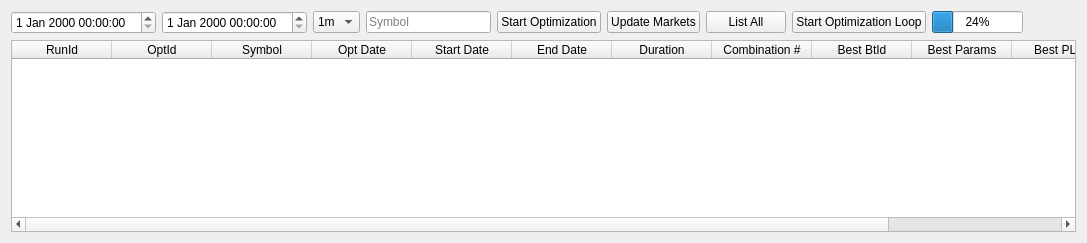
            <widget class="QWidget" name="tabOptimizer">
             <property name="styleSheet">
              <string notr="true"/>
             </property>
             <attribute name="title">
              <string>Optimizer</string>
             </attribute>
             <layout class="QGridLayout" name="gridLayout_25">
              <item row="0" column="0">
               <layout class="QVBoxLayout" name="verticalLayout_20">
                <item>
                 <layout class="QHBoxLayout" name="horizontalLayout_10">
                  <item>
                   <widget class="QDateTimeEdit" name="dateFromOpt">
                    <property name="styleSheet">
                     <string notr="true"/>
                    </property>
                   </widget>
                  </item>
                  <item>
                   <widget class="QDateTimeEdit" name="dateToOpt">
                    <property name="styleSheet">
                     <string notr="true"/>
                    </property>
                   </widget>
                  </item>
                  <item>
                   <widget class="QComboBox" name="drpTimeframeOpt">
                    <property name="styleSheet">
                     <string notr="true"/>
                    </property>
                    <property name="currentText">
                     <string>1m</string>
                    </property>
                    <item>
                     <property name="text">
                      <string>1m</string>
                     </property>
                    </item>
                    <item>
                     <property name="text">
                      <string>5m</string>
                     </property>
                    </item>
                    <item>
                     <property name="text">
                      <string>1h</string>
                     </property>
                    </item>
                    <item>
                     <property name="text">
                      <string>1d</string>
                     </property>
                    </item>
                   </widget>
                  </item>
                  <item>
                   <widget class="QLineEdit" name="txtSymbolOpt">
                    <property name="minimumSize">
                     <size>
                      <width>125</width>
                      <height>0</height>
                     </size>
                    </property>
                    <property name="maximumSize">
                     <size>
                      <width>75</width>
                      <height>16777215</height>
                     </size>
                    </property>
                    <property name="styleSheet">
                     <string notr="true"/>
                    </property>
                    <property name="text">
                     <string/>
                    </property>
                    <property name="placeholderText">
                     <string>Symbol</string>
                    </property>
                   </widget>
                  </item>
                  <item>
                   <widget class="QPushButton" name="btnStartOptimization">
                    <property name="styleSheet">
                     <string notr="true"/>
                    </property>
                    <property name="text">
                     <string>Start Optimization</string>
                    </property>
                   </widget>
                  </item>
                  <item>
                   <widget class="QPushButton" name="btnUpdateMarketsOpt">
                    <property name="styleSheet">
                     <string notr="true"/>
                    </property>
                    <property name="text">
                     <string>Update Markets</string>
                    </property>
                   </widget>
                  </item>
                  <item>
                   <widget class="QPushButton" name="btnListAllOptimizationRuns">
                    <property name="styleSheet">
                     <string notr="true"/>
                    </property>
                    <property name="text">
                     <string>List All</string>
                    </property>
                   </widget>
                  </item>
                  <item>
                   <widget class="QPushButton" name="btnStartOptimizationLoop">
                    <property name="minimumSize">
                     <size>
                      <width>125</width>
                      <height>0</height>
                     </size>
                    </property>
                    <property name="styleSheet">
                     <string notr="true"/>
                    </property>
                    <property name="text">
                     <string>Start Optimization Loop</string>
                    </property>
                   </widget>
                  </item>
                  <item>
                   <widget class="QProgressBar" name="progressBarOpt">
                    <property name="maximumSize">
                     <size>
                      <width>100</width>
                      <height>16777215</height>
                     </size>
                    </property>
                    <property name="styleSheet">
                     <string notr="true"/>
                    </property>
                    <property name="value">
                     <number>24</number>
                    </property>
                   </widget>
                  </item>
                  <item>
                   <widget class="QLabel" name="lblSwtUpdateOpt">
                    <property name="styleSheet">
                     <string notr="true"/>
                    </property>
                    <property name="text">
                     <string/>
                    </property>
                   </widget>
                  </item>
                  <item>
                   <spacer name="horizontalSpacer_8">
                    <property name="orientation">
                     <enum>Qt::Horizontal</enum>
                    </property>
                    <property name="sizeHint" stdset="0">
                     <size>
                      <width>40</width>
                      <height>20</height>
                     </size>
                    </property>
                   </spacer>
                  </item>
                 </layout>
                </item>
               </layout>
              </item>
              <item row="1" column="0">
               <widget class="QTableWidget" name="tblOptimizationRuns">
                <property name="enabled">
                 <bool>true</bool>
                </property>
                <property name="styleSheet">
                 <string notr="true"/>
                </property>
                <attribute name="verticalHeaderVisible">
                 <bool>false</bool>
                </attribute>
                <column>
                 <property name="text">
                  <string>RunId</string>
                 </property>
                </column>
                <column>
                 <property name="text">
                  <string>OptId</string>
                 </property>
                </column>
                <column>
                 <property name="text">
                  <string>Symbol</string>
                 </property>
                </column>
                <column>
                 <property name="text">
                  <string>Opt Date</string>
                 </property>
                </column>
                <column>
                 <property name="text">
                  <string>Start Date</string>
                 </property>
                </column>
                <column>
                 <property name="text">
                  <string>End Date</string>
                 </property>
                </column>
                <column>
                 <property name="text">
                  <string>Duration</string>
                 </property>
                </column>
                <column>
                 <property name="text">
                  <string>Combination #</string>
                 </property>
                </column>
                <column>
                 <property name="text">
                  <string>Best BtId</string>
                 </property>
                </column>
                <column>
                 <property name="text">
                  <string>Best Params</string>
                 </property>
                </column>
                <column>
                 <property name="text">
                  <string>Best PL %</string>
                 </property>
                </column>
                <column>
                 <property name="text">
                  <string>Status</string>
                 </property>
                </column>
               </widget>
              </item>
             </layout>
            </widget>
